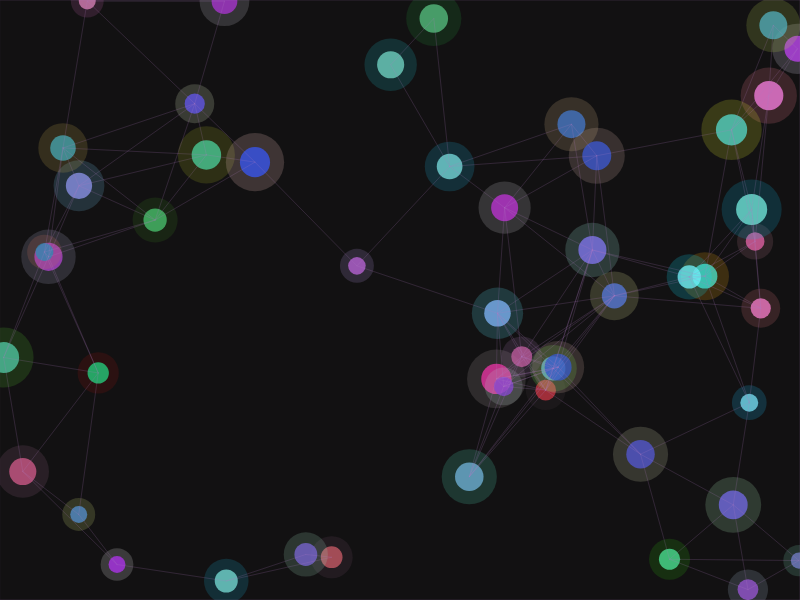
Frame 1 (no input)
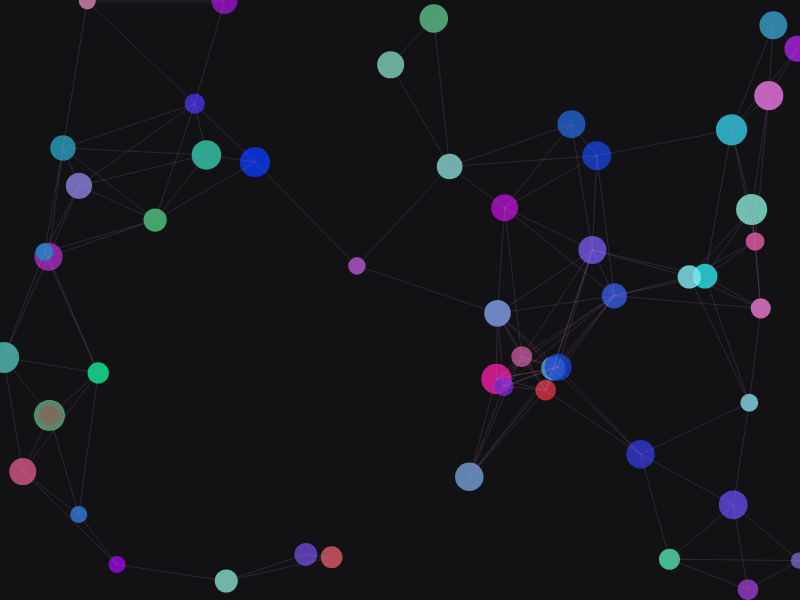
Frame 60 (no input)
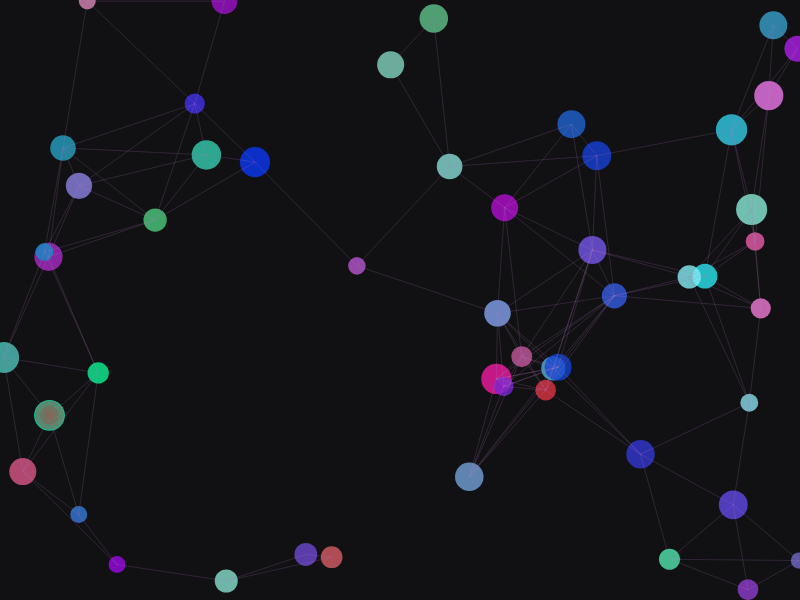
Frame 120 (the mouse pressed at the canvas centre since frame 60)

The p5.js sketch that drew these frames (run headless with seeded random() and noise() and a simulated clock; from frame 60 on, the mouse is pressed at the canvas centre):

// p5.js sketch
// ── sketch.js
let cells = [];
let connections = [];
let glowPoints = [];
let time = 0;

class Cell {
  constructor(x, y) {
    this.x = x;
    this.y = y;
    this.radius = random(8, 16);
    this.color = color(random(100, 255), random(100, 255), random(200, 255), 200);
    this.glowIntensity = 0;
    this.birthTime = time;
  }

  update() {
    if (time - this.birthTime < 30) {
      this.glowIntensity = map(time - this.birthTime, 0, 30, 1, 0);
    }
  }

  display() {
    noStroke();
    fill(this.color);
    ellipse(this.x, this.y, this.radius * 2);

    if (this.glowIntensity > 0) {
      fill(red(this.color), green(this.color), blue(this.color), 50 * this.glowIntensity);
      ellipse(this.x, this.y, this.radius * 4 * this.glowIntensity);
    }
  }
}

function setup() {
  createCanvas(800, 600);
  colorMode(HSB, 255);
  noStroke();
  frameRate(30);

  for (let i = 0; i < 50; i++) {
    cells.push(new Cell(random(width), random(height)));
  }
}

function draw() {
  background(10, 10, 10);

  time++;

  // Add new cells occasionally
  if (random() < 0.02) {
    cells.push(new Cell(random(width), random(height)));
  }

  // Update and display cells
  for (let i = 0; i < cells.length; i++) {
    cells[i].update();
    cells[i].display();
  }

  // Connect nearby cells
  connections = [];
  for (let i = 0; i < cells.length; i++) {
    for (let j = i + 1; j < cells.length; j++) {
      let d = dist(cells[i].x, cells[i].y, cells[j].x, cells[j].y);
      if (d < 150) {
        connections.push({ a: cells[i], b: cells[j] });
      }
    }
  }

  // Draw connections
  stroke(200, 100, 200, 50);
  strokeWeight(1);
  for (let conn of connections) {
    line(conn.a.x, conn.a.y, conn.b.x, conn.b.y);
  }

  // Highlight new cells with glows
  if (cells.length > 0 && time % 10 === 0) {
    let newCell = cells[cells.length - 1];
    glowPoints.push({
      x: newCell.x,
      y: newCell.y,
      intensity: 1,
      age: 0
    });
  }

  // Update and draw glow points
  for (let i = glowPoints.length - 1; i >= 0; i--) {
    let gp = glowPoints[i];
    gp.age++;
    gp.intensity = map(gp.age, 0, 30, 1, 0);
    
    if (gp.intensity <= 0) {
      glowPoints.splice(i, 1);
    } else {
      noStroke();
      fill(255, 200, 200, gp.intensity * 100);
      ellipse(gp.x, gp.y, 30 * gp.intensity);
    }
  }

  // Pulsing ambient light
  let pulse = sin(time * 0.05) * 0.2 + 0.8;
  fill(200, 50, 150, 20 * pulse);
  rect(0, 0, width, height);
}
